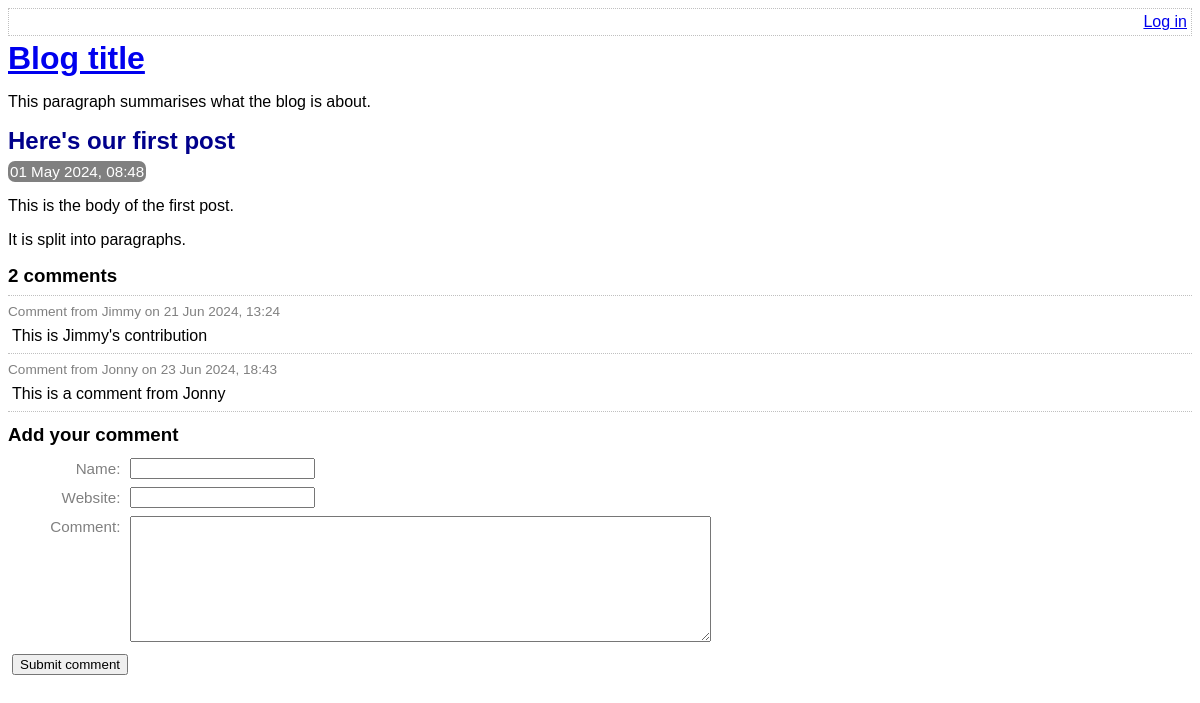
/view-post.php?post_id=1, run on the app's committed database.
### tables this page shows
CREATE TABLE post (
	id INTEGER PRIMARY KEY AUTOINCREMENT NOT NULL,
	title VARCHAR NOT NULL,
	body VARCHAR NOT NULL,
	user_id INTEGER NOT NULL,
	created_at VARCHAR NOT NULL,
	updated_at VARCHAR,
	FOREIGN KEY (user_id) REFERENCES user(id)
);

CREATE TABLE comment (
	id INTEGER PRIMARY KEY AUTOINCREMENT NOT NULL,
	post_id INTEGER NOT NULL,
	created_at VARCHAR NOT NULL,
	name VARCHAR NOT NULL,
	website VARCHAR,
	text VARCHAR NOT NULL,
	FOREIGN KEY (post_id) REFERENCES post(id)
);

### lib/view-post.php (called while the page is built, shortened)
<?php
function getPostRow(PDO $pdo, $postId)
{
    $stmt = $pdo->prepare(
        'SELECT
            title, created_at, body
        FROM
            post
        WHERE
            id = :id'
    );
    $result = $stmt->execute(
        array('id' => $postId, )
    );
    $row = $stmt->fetch(PDO::FETCH_ASSOC);
    return $row;
}

### view-post.php (the view, shortened to what this page needs)
<?php
require_once 'lib/common.php';
require_once 'lib/view-post.php';
if (isset($_GET['post_id']))
{
    $postId = $_GET['post_id'];
}
else
{
    $postId = 0;
}
$pdo = getPDO();
$row = getPostRow($pdo, $postId);
?>
<!DOCTYPE html>
<html>
    <head>
        <?php require 'templates/head.php' ?>
    </head>
    <body>
        <?php require 'templates/title.php' ?>
        <div class="post">
            <h2>
                <?php echo htmlEscape($row['title']) ?>
            </h2>
            <div class="date">
                <?php echo convertSqlDate($row['created_at']) ?>
            </div>
            <?php echo convertNewlinesToParagraphs($row['body']) ?>
        </div>
        <div class="comment-list">
            <h3><?php echo countCommentsForPost($pdo, $postId) ?> comments</h3>
            <?php foreach (getCommentsForPost($pdo, $postId) as $comment): ?>
                <div class="comment">
                    <div class="comment-meta">
                        Comment from
                        <?php echo htmlEscape($comment['name']) ?>
                        on
                        <?php echo convertSqlDate($comment['created_at']) ?>
                    </div>
                    <div class="comment-body">
                        <?php echo convertNewlinesToParagraphs($comment['text']) ?>
                    </div>
                </div>
            <?php endforeach ?>
        </div>
        <?php require 'templates/comment-form.php' ?>
    </body>
</html>

### lib/common.php (shortened to what this page needs)
<?php
function htmlEscape($html)
{
    return htmlspecialchars($html, ENT_HTML5, 'UTF-8');
}
function convertSqlDate($sqlDate)
{
    $date = DateTime::createFromFormat('Y-m-d H:i:s', $sqlDate);
    return $date->format('d M Y, H:i');
}
function convertNewlinesToParagraphs($text)
{
    $escaped = htmlEscape($text);
    return '<p>' . str_replace("\n", "</p><p>", $escaped) . '</p>';
}
function countCommentsForPost(PDO $pdo, $postId)
{
    $sql = "
        SELECT
            COUNT(*) c
        FROM
            comment
        WHERE
            post_id = :post_id
    ";
    $stmt = $pdo->prepare($sql);
    $stmt->execute(
        array('post_id' => $postId, )
    );
    return (int) $stmt->fetchColumn();
}
function getCommentsForPost(PDO $pdo, $postId)
{
    $sql = "
        SELECT
            id, name, text, created_at, website
        FROM
            comment
        WHERE
            post_id = :post_id
    ";
    $stmt = $pdo->prepare($sql);
    $stmt->execute(
        array('post_id' => $postId, )
    );
    return $stmt->fetchAll(PDO::FETCH_ASSOC);
}

### assets/main.css (style rules this page uses)
h1, h2, h3 { margin-top: 0; margin-bottom: 8px; }
body { font-family: sans-serif; }
.post-synopsis h2, .post h2 { color: darkblue; }
.post .date, .post-synopsis .meta { color: white; background-color: grey; border-radius: 7px; padding: 2px; display: inline; font-size: 0.95em; }
.comment .comment-meta { font-size: 0.85em; color: grey; border-top: 1px dotted silver; padding-top: 8px; }
.comment-body p { margin: 8px 4px; }
.comment-list { border-bottom: 1px dotted silver; margin-bottom: 12px; }

### data on the page
post: title "Here's our first post", created_at "01 May 2024, 08:48", body "This is the body of the first post. It is split into paragraphs."
comment: name "Jimmy", created_at "21 Jun 2024, 13:24", text "This is Jimmy's contribution"
comment: name "Jonny", created_at "23 Jun 2024, 18:43", text "This is a comment from Jonny"

### other printed values
countCommentsForPost($pdo, $postId) "2"
